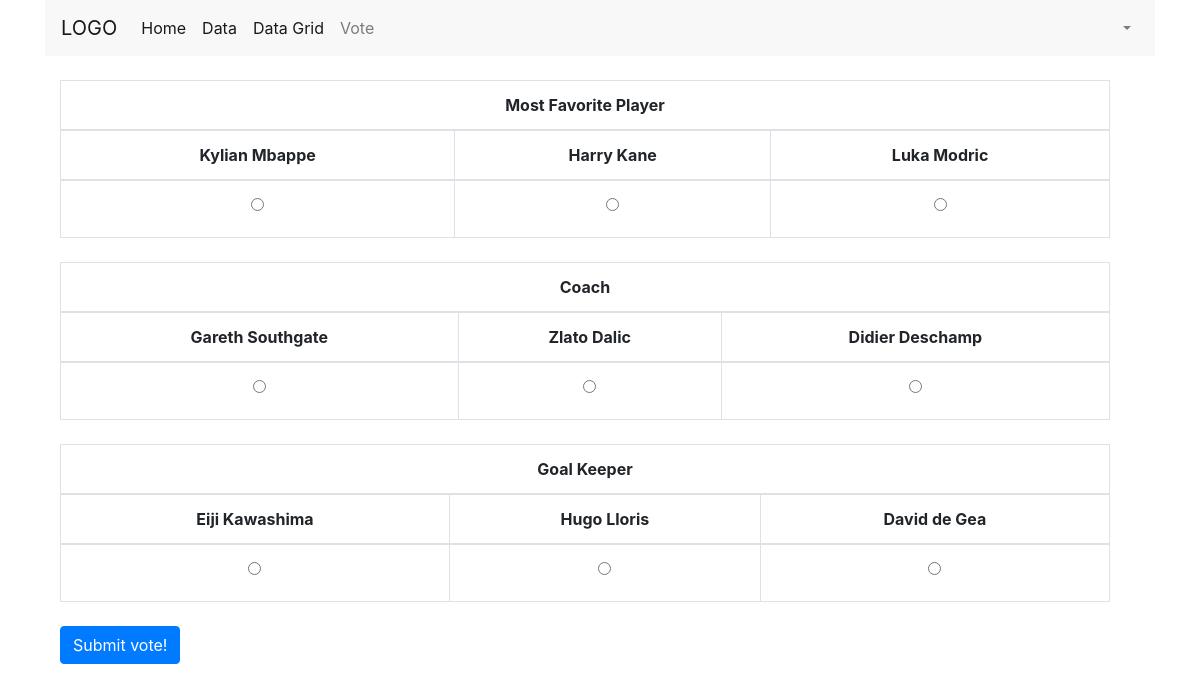
Screenshot of /index.php/election_controller/voting_page with the database file from the repository.
### tables this page shows
CREATE TABLE `mfp_candidate` (
  `candidate_id` int(11) NOT NULL,
  `fullname` varchar(50) NOT NULL,
  `lahir` varchar(50) NOT NULL,
  `negara` varchar(25) NOT NULL,
  `no_punggung` int(10) NOT NULL,
  `posisi` varchar(25) NOT NULL,
  `photo` varchar(50) DEFAULT NULL,
  `votes` int(11) NOT NULL
);

CREATE TABLE `coach_candidate` (
  `candidate_id` int(11) NOT NULL,
  `fullname` varchar(50) NOT NULL,
  `nation` varchar(35) NOT NULL,
  `photo` varchar(50) DEFAULT NULL,
  `votes` int(11) NOT NULL
);

CREATE TABLE `gk_candidate` (
  `candidate_id` int(11) NOT NULL,
  `fullname` varchar(50) NOT NULL,
  `birth` varchar(50) NOT NULL,
  `nation` varchar(35) NOT NULL,
  `number` varchar(10) NOT NULL,
  `photo` varchar(50) DEFAULT NULL,
  `votes` int(11) NOT NULL
);

### application/controllers/Election_Controller.php (called while the page is built, shortened)
<?php
class Election_Controller extends CI_Controller {
	public function voting_page()
	{
		$this->load->model('Election_Model');
		$data['coach_vote'] = $this->Election_Model->getDatacoach();
		$data['gk_vote'] = $this->Election_Model->getDatagk();
		$data['mfp_vote'] = $this->Election_Model->getDatamfp();
		$this->load->view('election_page', $data);
	}
}

### index.php (called while the page is built, shortened)
<?php
require_once BASEPATH.'core/CodeIgniter.php';

### application/models/Election_Model.php (called while the page is built, shortened)
<?php
class Election_Model extends CI_Model
{
	public function getDatacoach()
	{
		$query = $this->db->get("coach_candidate");
		return $query->result();
	}
	public function getDatagk()
	{
		$query = $this->db->get("gk_candidate");
		return $query->result();
	}
	public function getDatamfp()
	{
		$query = $this->db->get("mfp_candidate");
		return $query->result();
	}
}
?>

### application/views/election_page.php (the view, shortened to what this page needs)
	<body>
		<br>
		<div class="container">
		<div class="container">
		<form method="post" role="form" action="<?php echo site_url('election_controller/cast_vote')?>">
			<div  id="ballot_form" class="row col-md-12">
				<table class="table table-bordered">
					<thead>
						<tr>
							<th colspan="4" class="text-center">Most Favorite Player</th>
						</tr>
						<tr>
							<?php
							foreach ($mfp_vote as $key): ?>
							<th class="text-center">
								<?php echo $key->fullname ?>
							</th>
							<?php endforeach ?>
						</tr>
					</thead>
					<tbody>
						<tr>
							<?php
							foreach ($mfp_vote as $key): ?>
							<td class="text-center">
								<label class="radio-inline"><input type="radio" name="mfp" value="<?php echo $key->candidate_id ?>"></label>
							</td>
							<?php endforeach ?>
						</tr>
					</tbody>
				</table>
			</div>
			<br>
			<div id="ballot_form" class="row col-md-12">
				<table class="table table-bordered">
					<thead>
						<tr>
							<th colspan="4" class="text-center">Coach</th>
						</tr>
						<tr>
							<?php
							foreach ($coach_vote as $key): ?>
							<th class="text-center">
								<?php echo $key->fullname ?>
							</th>
							<?php endforeach ?>
						</tr>
					</thead>
					<tbody>
						<tr>
							<?php
							foreach ($coach_vote as $key): ?>
							<td class="text-center">
								<label class="radio-inline"><input type="radio" name="coach" value="<?php echo $key->candidate_id ?>"></label>
							</td>
							<?php endforeach ?>
						</tr>
					</tbody>
				</table>
			</div>
			<br>
			<div id="ballot_form" class="row col-md-12">
				<table class="table table-bordered">
					<thead>
						<tr>
							<th colspan="4" class="text-center">Goal Keeper
						<tr>
							<?php
							foreach ($gk_vote as $key): ?>
							<th class="text-center">
								<?php echo $key->fullname ?>
							</th>
							<?php endforeach ?>
						</tr>
					</thead>
					<tbody>
						<tr>
							<?php
							foreach ($gk_vote as $key): ?>
							<td class="text-center">
								<label class="radio-inline"><input type="radio" name="gk" value="<?php echo $key->candidate_id ?>"></label>
							</td>
							<?php endforeach ?>
						</tr>
					</tbody>
				</table>
			</div>
			<br>
			<div id="submission_div">
				<button allign="center" type="submit" class="btn btn-primary">Submit vote!</button>
			</div>
		</form>
	</div>
	</div>
</body

### rows the page displays
mfp_candidate: fullname "Kylian Mbappe"
mfp_candidate: fullname "Harry Kane"
mfp_candidate: fullname "Luka Modric"
coach_candidate: fullname "Gareth Southgate"
coach_candidate: fullname "Zlato Dalic"
coach_candidate: fullname "Didier Deschamp"
gk_candidate: fullname "Eiji Kawashima"
gk_candidate: fullname "Hugo Lloris"
gk_candidate: fullname "David de Gea"
